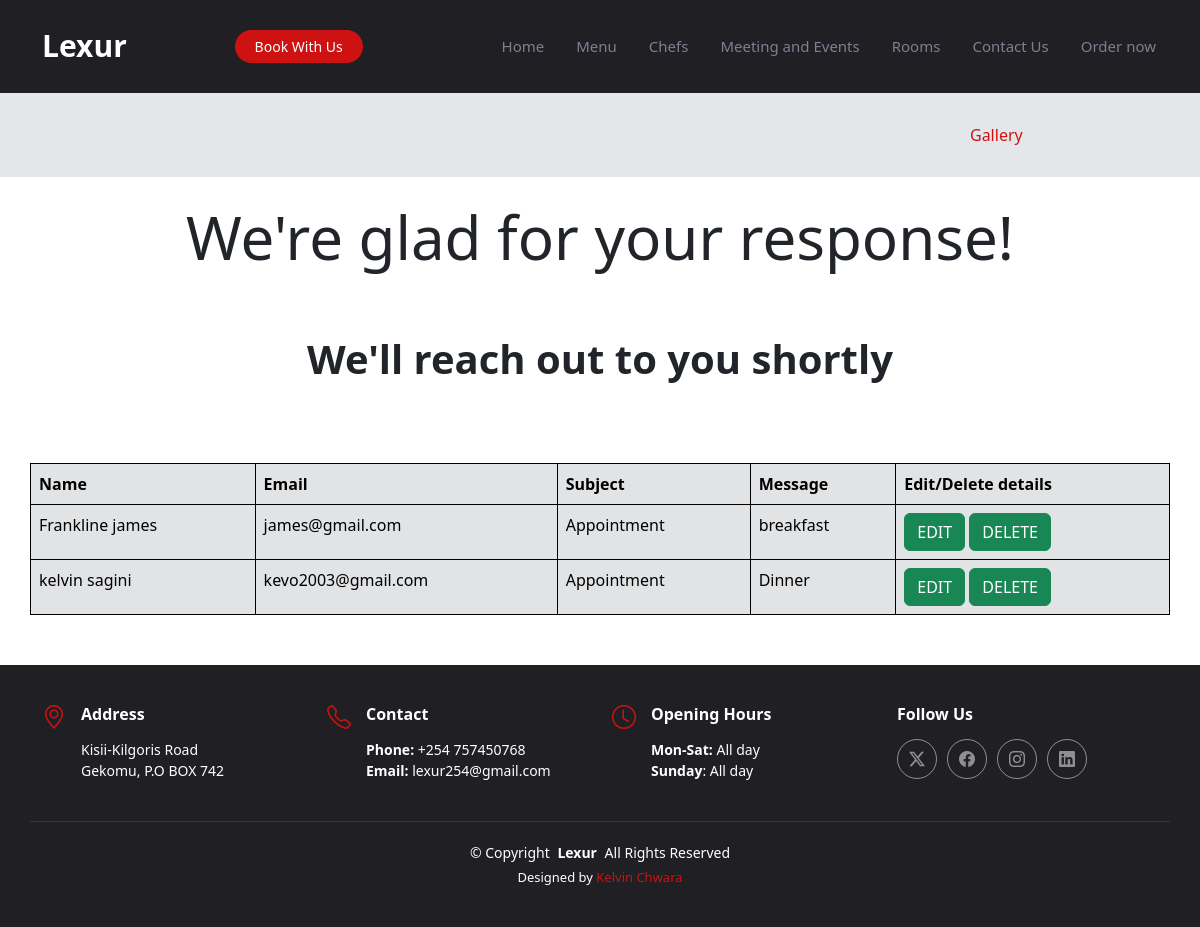
Page /showcontact/ on the committed database.
### lexurapp/models.py (models this page shows, shortened)
class Contact (models.Model):
    name = models.CharField(max_length=100)
    email = models.EmailField(max_length=100)
    subject = models.CharField(max_length=100)
    message = models.TextField()

### lexurapp/views.py (the view)
# urls.py: path('showcontact/', views.showcontact, name='showcontact'),
def showcontact(request):
    allcontact = Contact.objects.all()
    return render(request, 'showcontact.html', {'contact': allcontact})

### templates/showcontact.html
{% extends 'starter-page.html' %}
{% block body %}
 <h1 class="text-center p-4" style="font-size: 60px">We're glad for your response!</h1>
    <p class="text-center p-4" style="font-size: 40px"> <b>We'll reach  out to you shortly</b></p>
    <table class="table table-bordered table-secondary border-black container" style="margin-top: 50px;margin-bottom: 50px; padding-top: 50px">
    <tr>
        <th>Name</th>
        <th>Email</th>
        <th>Subject</th>
        <th>Message</th>
        <th>Edit/Delete details</th>
    </tr>
    {% for x in contact %}
        <tr>
            <td>{{ x.name }}</td>
            <td>{{ x.email }}</td>
            <td>{{ x.subject }}</td>
            <td>{{ x.message }}</td>
            <td>
                <a href="{% url 'editcontact' x.id %}" class="btn btn-success">EDIT</a>
                <a href="{% url 'delete_contact' x.id %}" class="btn btn-success">DELETE</a>
            </td>
        </tr>
    {% endfor %}
    </table>
{% endblock %}

### static/assets/css/main.css (style rules this page uses)
:root { --default-font: "Roboto", system-ui, -apple-system, "Segoe UI", Roboto, "Helvetica Neue", Arial, "Noto Sans", "Liberation Sans", sans-serif, "Apple Color Emoji", "Segoe UI Emoji", "Segoe UI Symbol", "Noto Color Emoji"; --heading-font: "Amatic SC", sans-serif; --nav-font: "Inter", sans-serif; }
:root { --background-color: #ffffff; --default-color: #212529; --heading-color: #37373f; --accent-color: #ce1212; --surface-color: #ffffff; --contrast-color: #ffffff; }
:root { --nav-color: #7f7f90; --nav-hover-color: #ce1212; --nav-mobile-background-color: #ffffff; --nav-dropdown-background-color: #ffffff; --nav-dropdown-color: #7f7f90; --nav-dropdown-hover-color: #ce1212; }
:root { scroll-behavior: smooth; }
body { color: var(--default-color); background-color: var(--background-color); }
a { color: var(--accent-color); text-decoration: none; transition: 0.3s; }

### rows in the picture
Contact: name "Frankline james", email "james@gmail.com", subject "Appointment", message "breakfast"
Contact: name "kelvin sagini", email "kevo2003@gmail.com", subject "Appointment", message "Dinner"
